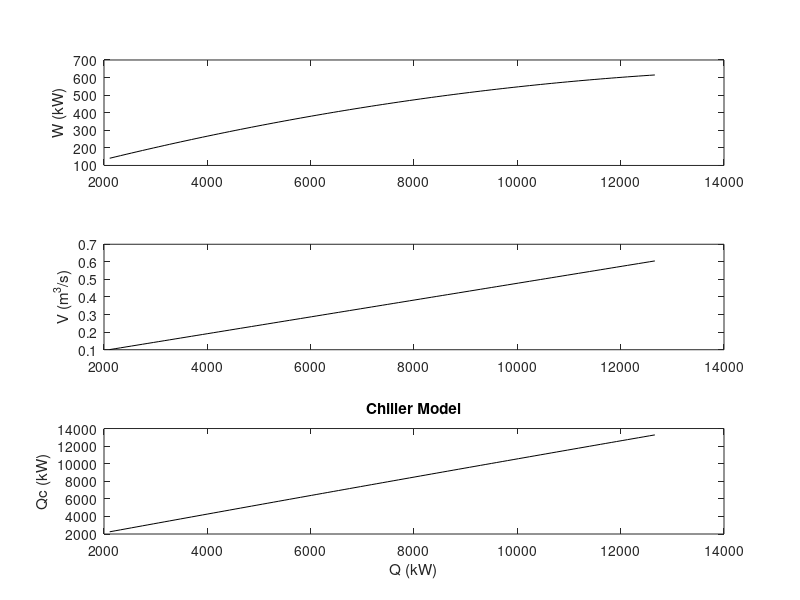
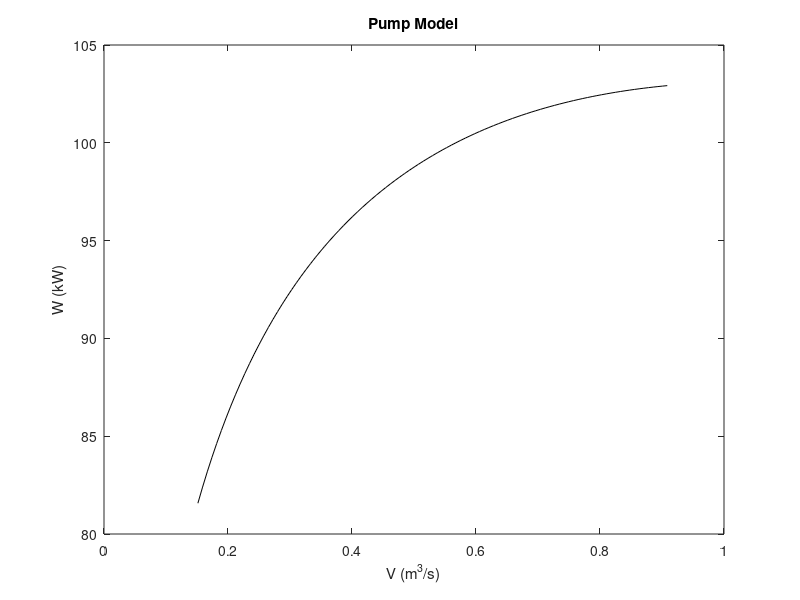
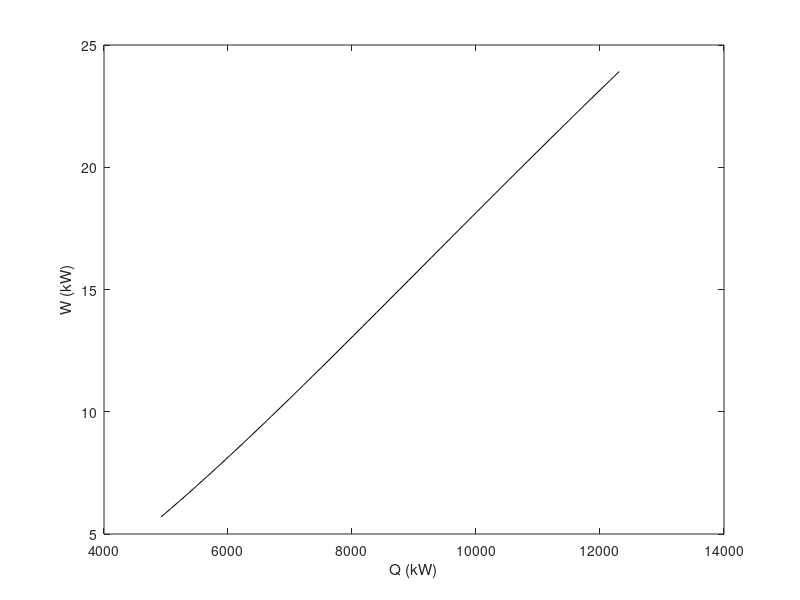

MATLAB code to generate these figures, in order:
% Waterside equipment model parameters.
data = struct();

% Chillers.
chiller = struct();
chiller.a = [1.18090; -254.56150; 0.000673480];
chiller.Qnom = 10551; % kW
chiller.Qmin = 0.2*chiller.Qnom;
chiller.Qmax = 1.2*chiller.Qnom;
chiller.Tchws = 7; % *C
chiller.Tchwr = 12; % *C
chiller.Tcws = 30; % *C.
chiller.rhoCp = 4184; % kJ/(m^3 *C)

function [W, V, Qc] = chillermodel(Q, par)
    % Gordon-ng model.
    par.Tchws = par.Tchws + 273; % Convert from *C to K.
    par.Tchwr = par.Tchwr + 273;
    par.Tcws = par.Tcws + 273;
    W = (Q + par.a(1)/par.Tchws + par.a(2)*(1 - par.Tchws/par.Tcws)) ...
        .*(par.Tcws./(par.Tchws + par.a(3)*Q)) - Q;
    V = Q./(par.rhoCp*(par.Tchwr - par.Tchws));
    Qc = Q + W; % Cooling water load.
end%function

figure()
Q = linspace(chiller.Qmin, chiller.Qmax, 101);
[W, V, Qc] = chillermodel(Q, chiller);
subplot(3, 1, 1);
plot(Q, W, '-k');
ylabel('W (kW)');
subplot(3, 1, 2);
plot(Q, V, '-k');
ylabel('V (m^3/s)');
subplot(3, 1, 3);
plot(Q, Qc, '-k');
ylabel('Qc (kW)');
xlabel('Q (kW)');
title('Chiller Model');

% Pumps. Empirical model.
pump = struct();
pump.b = [19.9767073197906, 1000, -14.3598440800279, -21.4982225348288];
pump.Vnom = 0.7571;  % m^3/s
pump.Vmin = 0.2*pump.Vnom;
pump.Vmax = 1.2*pump.Vnom;

function W = pumpmodel(V, par)
    % Empirical pump model.
    V = V/par.Vnom; % Scale volume.
    W = par.b(1)*log(1 + par.b(2)*V) + par.b(3)*V + par.b(4);
end%function

figure()
V = linspace(pump.Vmin, pump.Vmax, 101);
plot(V, pumpmodel(V, pump), '-k');
xlabel('V (m^3/s)');
ylabel('W (kW)');
title('Pump Model');

% Cooling towers.
tower = struct();
tower.c = [4.43; 1.12; 1.11];
tower.Qnom = 2461.83; % kW
tower.scale = 4;
tower.Qmin = 0.5*tower.Qnom*tower.scale;
tower.Qmax = 1.25*tower.Qnom*tower.scale;
tower.kappa = 1.8666e-05; % kJ/kg
tower.Wnom = 15; % kW
tower.manom = 92.97; % kg/s
tower.Twb = 26.67; % *C
tower.mwnom = 80.44; % kg/s
tower.Tcws = 30; % *C
tower.Cp = 4.184; % kJ/(kg *C)

function W = towermodel(Q, par)
    % Tower model.
    Q = Q/par.scale;
    Tcwr = Q/(par.mwnom*par.Cp) + par.Tcws;
    ma = par.c(2)^(1/par.c(3))*(par.c(1)*(Tcwr - par.Twb)./Q ...
         - par.mwnom.^(-par.c(3))).^(-1/par.c(3));
    W = par.scale*par.kappa*ma.^3;
end%function

Q = linspace(tower.Qmin, tower.Qmax, 101);
figure();
plot(Q, towermodel(Q, tower), '-k');
xlabel('Q (kW)');
ylabel('W (kW)');

% Save composite data.
data.chiller = chiller;
data.pump = pump;
data.tower = tower;
save('-v7', 'equipmentmodels.mat', '-struct', 'data');

